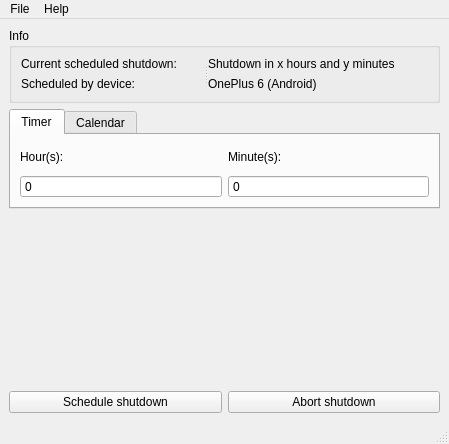
<?xml version="1.0" encoding="UTF-8"?>
<ui version="4.0">
 <class>MainWindow</class>
 <widget class="QMainWindow" name="MainWindow">
  <property name="windowModality">
   <enum>Qt::WindowModality::NonModal</enum>
  </property>
  <property name="enabled">
   <bool>true</bool>
  </property>
  <property name="geometry">
   <rect>
    <x>0</x>
    <y>0</y>
    <width>449</width>
    <height>444</height>
   </rect>
  </property>
  <property name="windowTitle">
   <string>Sundown - Shutdown Utility</string>
  </property>
  <widget class="QWidget" name="centralwidget">
   <layout class="QVBoxLayout" name="verticalLayout_6">
    <item>
     <widget class="QGroupBox" name="groupBox">
      <property name="title">
       <string>Info</string>
      </property>
      <layout class="QVBoxLayout" name="verticalLayout_8">
       <item>
        <widget class="QSplitter" name="splitter">
         <property name="orientation">
          <enum>Qt::Orientation::Horizontal</enum>
         </property>
         <widget class="QWidget" name="layoutWidget">
          <layout class="QVBoxLayout" name="verticalLayout_3">
           <item>
            <widget class="QLabel" name="label_5">
             <property name="text">
              <string>Current scheduled shutdown:</string>
             </property>
            </widget>
           </item>
           <item>
            <widget class="QLabel" name="label_7">
             <property name="text">
              <string>Scheduled by device:</string>
             </property>
            </widget>
           </item>
          </layout>
         </widget>
         <widget class="QWidget" name="layoutWidget">
          <layout class="QVBoxLayout" name="verticalLayout_5">
           <item>
            <widget class="QLabel" name="labelStatus">
             <property name="text">
              <string>Shutdown in x hours and y minutes</string>
             </property>
            </widget>
           </item>
           <item>
            <widget class="QLabel" name="labelDevice">
             <property name="text">
              <string>OnePlus 6 (Android)</string>
             </property>
            </widget>
           </item>
          </layout>
         </widget>
        </widget>
       </item>
      </layout>
     </widget>
    </item>
    <item>
     <widget class="QTabWidget" name="tabWidget">
      <property name="sizePolicy">
       <sizepolicy hsizetype="Expanding" vsizetype="Fixed">
        <horstretch>0</horstretch>
        <verstretch>0</verstretch>
       </sizepolicy>
      </property>
      <property name="maximumSize">
       <size>
        <width>16777215</width>
        <height>16777213</height>
       </size>
      </property>
      <property name="currentIndex">
       <number>0</number>
      </property>
      <widget class="QWidget" name="tabTimer">
       <attribute name="title">
        <string>Timer</string>
       </attribute>
       <layout class="QHBoxLayout" name="horizontalLayout_2">
        <item>
         <layout class="QVBoxLayout" name="verticalLayout">
          <item>
           <widget class="QLabel" name="label_2">
            <property name="text">
             <string>Hour(s):</string>
            </property>
           </widget>
          </item>
          <item>
           <widget class="QSpinBox" name="fieldHours">
            <property name="buttonSymbols">
             <enum>QAbstractSpinBox::ButtonSymbols::NoButtons</enum>
            </property>
           </widget>
          </item>
         </layout>
        </item>
        <item>
         <layout class="QVBoxLayout" name="verticalLayout_2">
          <item>
           <widget class="QLabel" name="label_3">
            <property name="text">
             <string>Minute(s):</string>
            </property>
           </widget>
          </item>
          <item>
           <widget class="QSpinBox" name="fieldMinutes">
            <property name="buttonSymbols">
             <enum>QAbstractSpinBox::ButtonSymbols::NoButtons</enum>
            </property>
           </widget>
          </item>
         </layout>
        </item>
       </layout>
      </widget>
      <widget class="QWidget" name="tabCalendar">
       <attribute name="title">
        <string>Calendar</string>
       </attribute>
       <layout class="QVBoxLayout" name="verticalLayout_4">
        <item>
         <widget class="QTimeEdit" name="timeEdit"/>
        </item>
        <item>
         <widget class="QDateEdit" name="dateEdit">
          <property name="buttonSymbols">
           <enum>QAbstractSpinBox::ButtonSymbols::UpDownArrows</enum>
          </property>
          <property name="showGroupSeparator" stdset="0">
           <bool>true</bool>
          </property>
         </widget>
        </item>
       </layout>
      </widget>
     </widget>
    </item>
    <item>
     <widget class="QLabel" name="label_6">
      <property name="text">
       <string/>
      </property>
     </widget>
    </item>
    <item>
     <spacer name="verticalSpacer">
      <property name="orientation">
       <enum>Qt::Orientation::Vertical</enum>
      </property>
      <property name="sizeHint" stdset="0">
       <size>
        <width>20</width>
        <height>40</height>
       </size>
      </property>
     </spacer>
    </item>
    <item>
     <layout class="QHBoxLayout" name="horizontalLayout">
      <item>
       <widget class="QPushButton" name="btnSchedule">
        <property name="text">
         <string>Schedule shutdown</string>
        </property>
       </widget>
      </item>
      <item>
       <widget class="QPushButton" name="btnAbort">
        <property name="text">
         <string>Abort shutdown</string>
        </property>
       </widget>
      </item>
     </layout>
    </item>
   </layout>
  </widget>
  <widget class="QMenuBar" name="menubar">
   <property name="geometry">
    <rect>
     <x>0</x>
     <y>0</y>
     <width>449</width>
     <height>22</height>
    </rect>
   </property>
   <widget class="QMenu" name="menuFile">
    <property name="title">
     <string>File</string>
    </property>
   </widget>
   <widget class="QMenu" name="menuHelp">
    <property name="title">
     <string>Help</string>
    </property>
    <addaction name="actionAbout"/>
   </widget>
   <addaction name="menuFile"/>
   <addaction name="menuHelp"/>
  </widget>
  <widget class="QStatusBar" name="statusbar"/>
  <action name="actionAbout">
   <property name="text">
    <string>About</string>
   </property>
  </action>
 </widget>
 <resources/>
 <connections/>
</ui>
